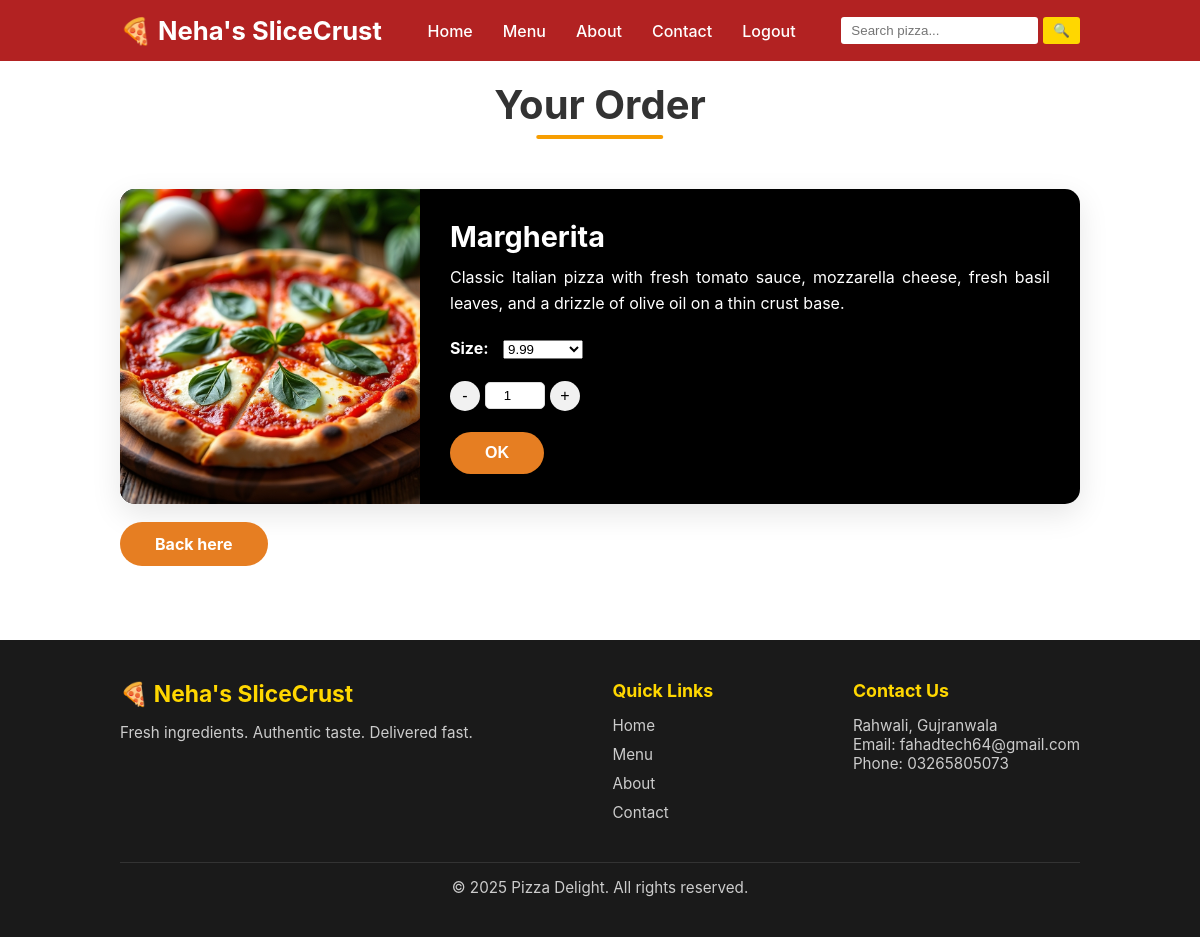
/order/1/ (signed in), run on the app's committed database.
### Pizza/models.py (models this page shows)
class Pizza(models.Model):
    name = models.CharField(max_length=100)
    description = models.TextField()
    image = models.ImageField(upload_to='pizzas/', blank=True, null=True)
    small_price = models.DecimalField(max_digits=6, decimal_places=2)
    medium_price = models.DecimalField(max_digits=6, decimal_places=2)
    large_price = models.DecimalField(max_digits=6, decimal_places=2)

### Pizza/views.py (the view, shortened to what this page needs)
# urls.py: path('order/<int:pk>/', views.order_pizza, name='order'),
@login_required
def order_pizza(request, pk):
    pizza = Pizza.objects.get(id=pk)
    pizza_tax = 200
    return render(request, 'pizza/order_pizza.html', {'pizza':pizza})

### templates/pizza/order_pizza.html (shortened to what this page needs)
{% extends 'pizza/base.html' %}
{% load static %}
{% block content %}
    <h1 class="order-logo">Your Order</h1>
    <form action="" method="POST" class="form"> {% csrf_token %}
      <div class="pizza-card">
        <img src="{{ pizza.image.url }}" style="height:315px;">
        <div class="pizza-content">
          <h2>{{ pizza.name }}</h2>
          <p>{{ pizza.description }}</p>
          <div class="size">
            <label for="size">Size:</label>
              <select id="size" name="size">
                <option value="small">{{ pizza.small_price }}</option>
              </select>
          </div>
          <div class="quantity">
            <button type="button" class="quantity-btn quantity-minus">-</button>
            <input type="number" class="quantity-input" value="1" min="1" max="10" name="quantity">
            <button type="button" class="quantity-btn quantity-plus">+</button>
          </div>
          <button class="order-btn">OK</button>
        </div>
      </div>
        <a href="{% url 'menu' %}" class="order-btn">Back here</a>
    </form>
{% endblock %}

### static/styles.css (style rules this page uses)
* { margin: 0; padding: 0; box-sizing: border-box; }
body, html { font-family: 'Inter', sans-serif; scroll-behavior: smooth; text-align: justify; }
.order-logo { text-align: center; color: #333; margin-bottom: 40px; font-size: 2.5rem; position: relative; display: inline-block; left: 50%; transform: translateX(-50%); }
.order-logo::after { content: ''; position: absolute; width: 60%; height: 4px; background-color: #f79e02; bottom: -10px; left: 20%; border-radius: 2px; }
.form { max-width: 1000px; margin: 0 auto; padding: 20px; }
.pizza-card { display: flex; background-color: #000; border-radius: 15px; overflow: hidden; box-shadow: 0 10px 30px rgba(0, 0, 0, 0.1); transition: transform 0.3s ease, box-shadow 0.3s ease; margin-bottom: 30px; }
.pizza-card img { width: 300px; height: 310px; object-fit: cover; display: block; }
.pizza-content { padding: 30px; flex: 1; display: flex; flex-direction: column; justify-content: space-between; }
.pizza-content h2 { color: #fff; font-size: 1.8rem; margin-bottom: 10px; }
.pizza-content p { color: #fff; line-height: 1.6; margin-bottom: 20px; font-size: 1rem; }
.order-btn { background-color: #e67e22; color: #fff; border: none; padding: 12px 35px; border-radius: 30px; cursor: pointer; font-size: 1rem; font-weight: bold; transition: background-color 0.3s ease, transform 0.2s ease; align-self: flex-start; text-decoration: none; }
.size { margin-bottom: 20px; }
.size label { color: #fff; margin-right: 10px; font-weight: bold; }
.size select { width:80px; }
.quantity { display: flex; align-items: center; margin-bottom: 20px; gap: 5px; }
.quantity-btn { background: #f1f1f1; border: none; width: 30px; height: 30px; border-radius: 50%; font-size: 1rem; cursor: pointer; transition: background 0.3s ease; }
.quantity-input { width: 60px; text-align: center; padding: 5px; border: 1px solid #ddd; border-radius: 5px; }

### data on the page
Pizza: image (picture), name "Margherita", description "Classic Italian pizza with fresh tomato sauce, mozzarella cheese, fresh basil leaves, and a drizzle of olive oil on a thin crust base.", size "9.99"
